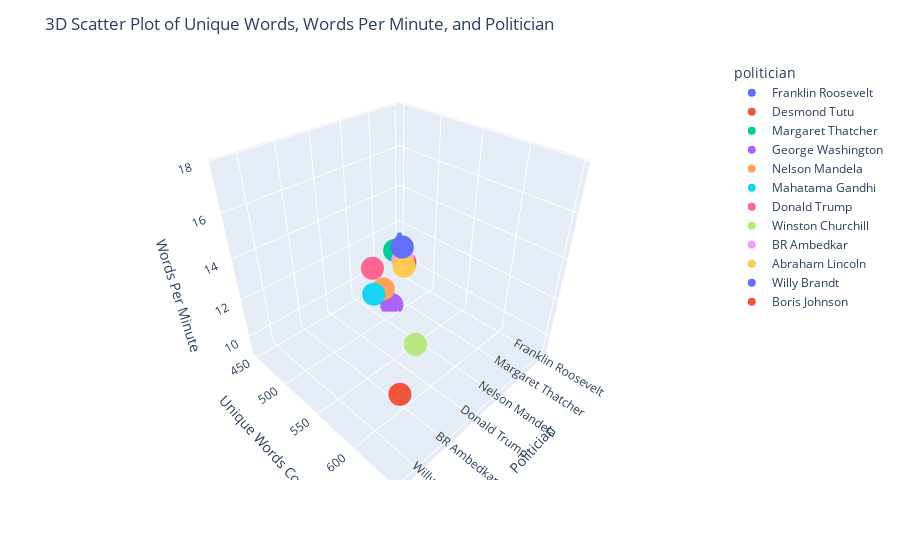

Source (notebook cell):
### Code cell
# Create a merged DataFrame based on the 'name' column
merged_data = pd.merge(data_unique_sort, data_wpm_sort, on='politician')

# Create a 3D scatter plot using Plotly Express
fig = px.scatter_3d(merged_data, x='politician', y='unique_words_y', z='words_per_minute', color='politician')

# Set plot labels and title
fig.update_layout(title='3D Scatter Plot of Unique Words, Words Per Minute, and Politician',
                  scene=dict(xaxis_title='Politician', yaxis_title='Unique Words Count', zaxis_title='Words Per Minute'))

# Show the plot
fig.show()

### Figure 1 — Plotly figure (JSON) as saved in the notebook; plotly's stock layout.template omitted (floating-point values rounded to 4 significant figures)
{"data": [{"hovertemplate": "politician=%{x}<br>unique_words_y=%{y}<br>words_per_minute=%{z}<extra></extra>", "legendgroup": "Franklin Roosevelt", "marker": {"color": "#636efa", "symbol": "circle"}, "mode": "markers", "name": "Franklin Roosevelt", "scene": "scene", "showlegend": true, "type": "scatter3d", "x": ["Franklin Roosevelt"], "y": [450], "z": [10.85]}, {"hovertemplate": "politician=%{x}<br>unique_words_y=%{y}<br>words_per_minute=%{z}<extra></extra>", "legendgroup": "Desmond Tutu", "marker": {"color": "#EF553B", "symbol": "circle"}, "mode": "markers", "name": "Desmond Tutu", "scene": "scene", "showlegend": true, "type": "scatter3d", "x": ["Desmond Tutu"], "y": [476], "z": [10.61]}, {"hovertemplate": "politician=%{x}<br>unique_words_y=%{y}<br>words_per_minute=%{z}<extra></extra>", "legendgroup": "Margaret Thatcher", "marker": {"color": "#00cc96", "symbol": "circle"}, "mode": "markers", "name": "Margaret Thatcher", "scene": "scene", "showlegend": true, "type": "scatter3d", "x": ["Margaret Thatcher"], "y": [478], "z": [11.73]}, {"hovertemplate": "politician=%{x}<br>unique_words_y=%{y}<br>words_per_minute=%{z}<extra></extra>", "legendgroup": "George Washington", "marker": {"color": "#ab63fa", "symbol": "circle"}, "mode": "markers", "name": "George Washington", "scene": "scene", "showlegend": true, "type": "scatter3d", "x": ["George Washington"], "y": [491], "z": [9.184]}, {"hovertemplate": "politician=%{x}<br>unique_words_y=%{y}<br>words_per_minute=%{z}<extra></extra>", "legendgroup": "Nelson Mandela", "marker": {"color": "#FFA15A", "symbol": "circle"}, "mode": "markers", "name": "Nelson Mandela", "scene": "scene", "showlegend": true, "type": "scatter3d", "x": ["Nelson Mandela"], "y": [497], "z": [10.71]}, {"hovertemplate": "politician=%{x}<br>unique_words_y=%{y}<br>words_per_minute=%{z}<extra></extra>", "legendgroup": "Mahatama Gandhi", "marker": {"color": "#19d3f3", "symbol": "circle"}, "mode": "markers", "name": "Mahatama Gandhi", "scene": "scene", "showlegend": true, "type": "scatter3d", "x": ["Mahatama Gandhi"], "y": [502], "z": [10.96]}, {"hovertemplate": "politician=%{x}<br>unique_words_y=%{y}<br>words_per_minute=%{z}<extra></extra>", "legendgroup": "Donald Trump", "marker": {"color": "#FF6692", "symbol": "circle"}, "mode": "markers", "name": "Donald Trump", "scene": "scene", "showlegend": true, "type": "scatter3d", "x": ["Donald Trump"], "y": [522], "z": [13.19]}, {"hovertemplate": "politician=%{x}<br>unique_words_y=%{y}<br>words_per_minute=%{z}<extra></extra>", "legendgroup": "Winston Churchill", "marker": {"color": "#B6E880", "symbol": "circle"}, "mode": "markers", "name": "Winston Churchill", "scene": "scene", "showlegend": true, "type": "scatter3d", "x": ["Winston Churchill"], "y": [595], "z": [11.67]}, {"hovertemplate": "politician=%{x}<br>unique_words_y=%{y}<br>words_per_minute=%{z}<extra></extra>", "legendgroup": "BR Ambedkar", "marker": {"color": "#FF97FF", "symbol": "circle"}, "mode": "markers", "name": "BR Ambedkar", "scene": "scene", "showlegend": true, "type": "scatter3d", "x": ["BR Ambedkar"], "y": [597], "z": [15.9]}, {"hovertemplate": "politician=%{x}<br>unique_words_y=%{y}<br>words_per_minute=%{z}<extra></extra>", "legendgroup": "Abraham Lincoln", "marker": {"color": "#FECB52", "symbol": "circle"}, "mode": "markers", "name": "Abraham Lincoln", "scene": "scene", "showlegend": true, "type": "scatter3d", "x": ["Abraham Lincoln"], "y": [616], "z": [16.45]}, {"hovertemplate": "politician=%{x}<br>unique_words_y=%{y}<br>words_per_minute=%{z}<extra></extra>", "legendgroup": "Willy Brandt", "marker": {"color": "#636efa", "symbol": "circle"}, "mode": "markers", "name": "Willy Brandt", "scene": "scene", "showlegend": true, "type": "scatter3d", "x": ["Willy Brandt"], "y": [632], "z": [17.78]}, {"hovertemplate": "politician=%{x}<br>unique_words_y=%{y}<br>words_per_minute=%{z}<extra></extra>", "legendgroup": "Boris Johnson", "marker": {"color": "#EF553B", "symbol": "circle"}, "mode": "markers", "name": "Boris Johnson", "scene": "scene", "showlegend": true, "type": "scatter3d", "x": ["Boris Johnson"], "y": [648], "z": [13.31]}], "layout": {"legend": {"title": {"text": "politician"}, "tracegroupgap": 0}, "margin": {"t": 60}, "scene": {"domain": {"x": [0, 1], "y": [0, 1]}, "xaxis": {"categoryarray": ["Franklin Roosevelt", "Desmond Tutu", "Margaret Thatcher", "George Washington", "Nelson Mandela", "Mahatama Gandhi", "Donald Trump", "Winston Churchill", "BR Ambedkar", "Abraham Lincoln", "Willy Brandt", "Boris Johnson"], "categoryorder": "array", "title": {"text": "Politician"}}, "yaxis": {"title": {"text": "Unique Words Count"}}, "zaxis": {"title": {"text": "Words Per Minute"}}}, "title": {"text": "3D Scatter Plot of Unique Words, Words Per Minute, and Politician"}}}
